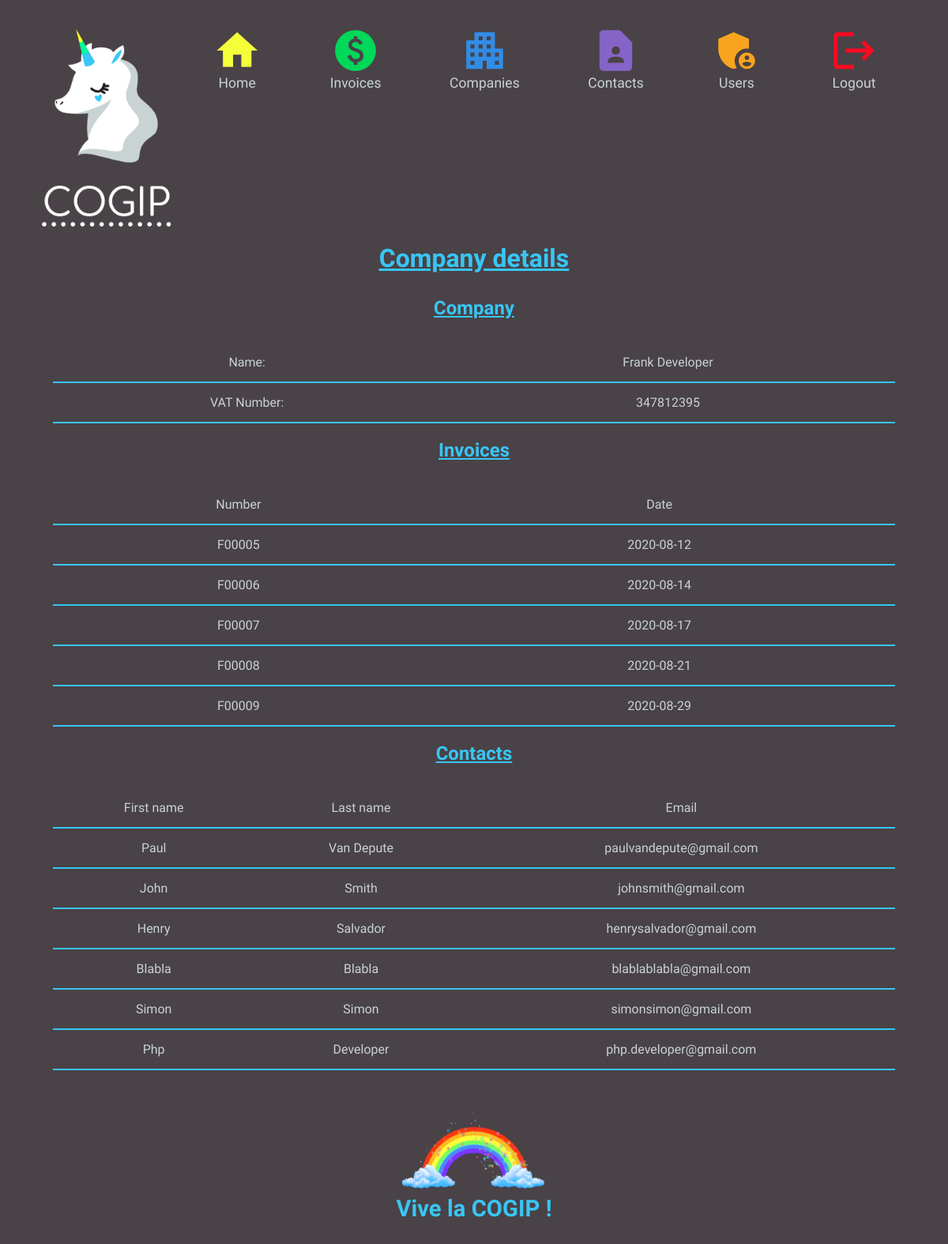
/companyDetail/2, run on the app's committed database.
### tables this page shows
CREATE TABLE IF NOT EXISTS `company` (
                                           `id` int(11) UNSIGNED NOT NULL,
                                           `name` varchar(45) NOT NULL,
                                           `country` varchar(45) NOT NULL,
                                           `vat` varchar(45) NOT NULL,
                                           `type_id` int(11) NOT NULL
);

CREATE TABLE IF NOT EXISTS `invoice` (
                                          `id` int(11) UNSIGNED NOT NULL,
                                          `number` varchar(11) NOT NULL,
                                          `date` date NOT NULL,
                                          `company_id` int(11) NOT NULL,
                                          `person_id` int(11) NOT NULL
);

CREATE TABLE IF NOT EXISTS `person` (
                                         `id` int(11) UNSIGNED NOT NULL,
                                         `firstname` varchar(45) NOT NULL,
                                         `lastname` varchar(45) NOT NULL,
                                         `email` varchar(45) NOT NULL,
                                         `company_id` int(11) NOT NULL
);

### controllers/controller.php (called while the page is built, shortened)
<?php
	class Controller
	{
		public function companyDetailPage($id)
		{
			$companyDetailModel = new CompanyDetailModel();
			$companyDetailView = $companyDetailModel->getCompanyDetail($id);
			$companyInvoicesView = $companyDetailModel->getCompanyInvoices($id);
			$companyContactsView = $companyDetailModel->getCompanyContacts($id);
			include_once "views/companyDetailView.php";
		}
	}

### src/Router/Route.php (called while the page is built, shortened)
<?php
	class Route
	{
		private $path;
		private $callable;
		private $matches = [];
		public function __construct($path, $callable) {
			$this->path = trim($path, '/');
			$this->callable = $callable;
		}
		public function match($url){
			$url = trim($url, '/');
			$path = preg_replace_callback('#:([\w]+)#', [$this, 'paramMatch'], $this->path);
			$regex = "#^$path$#i";
			if(!preg_match($regex, $url, $matches)) {
				return false;
			}
			array_shift($matches);
			$this->matches = $matches;
			return true;
		}
		public function call() {
			if(is_string($this->callable)) {
				$params = explode('#', $this->callable);
				$controller = new $controller();
				return call_user_func_array([$controller, $params[1]], $this->matches);
			} else {
				return call_user_func_array($this->callable, $this->matches);
			}
		}
	}

### src/Router/Router.php (called while the page is built, shortened)
<?php
	require_once 'Route.php';
	class Router
	{
		private $url;
		private $routes = [];
		public function __construct($url) {
			$this->url = $url;
		}
		private function add($path, $callable, $name, $method) {
			$route = new Route($path, $callable);
			$this->routes[$method][] = $route;
			return $route;
		}
		public function run() {
			foreach ($this->routes[$_SERVER['REQUEST_METHOD']] as $route) {
				if($route->match($this->url)) {
					return $route->call();
				}
			}
			throw new RouterException('No matching routes');
		}
	}

### index.php (called while the page is built)
<?php
	require_once 'src/Router/Router.php';
	require_once "controllers/controller.php";
	$router = new Router($_GET['url']);
	$router->get('/', "Controller#dashboard");
	$router->get('/dashboard', "Controller#dashboard");
	$router->get('/logout', "Controller#logout");
	$router->get('/create-person', "Controller#addNewPerson");
	$router->post('/create-person', "Controller#addNewPerson");
	$router->get('/create-invoice', "Controller#addNewInvoice");
	$router->post('/create-invoice', "Controller#addNewInvoice");
	$router->get('/create-company', "Controller#addNewCompany");
	$router->post('/create-company', "Controller#addNewCompany");
	$router->get('/edit_company/:id', "Controller#editCompany")->with('id', '[0-9]+');
	$router->post('/edit_company/:id', "Controller#editCompany")->with('id', '[0-9]+');
	$router->get('/delete_company/:id', "Controller#deleteCompany")->with('id', '[0-9]+');
	$router->post('/delete_company/:id', "Controller#deleteCompany")->with('id', '[0-9]+');
	$router->get('/edit_contact/:id', "Controller#editContact")->with('id', '[0-9]+');
	$router->post('/edit_contact/:id', "Controller#editContact")->with('id', '[0-9]+');
	$router->get('/delete_contact/:id', "Controller#deleteContact")->with('id', '[0-9]+');
	$router->post('/delete_contact/:id', "Controller#deleteContact")->with('id', '[0-9]+');
	$router->get('/companies', "Controller#companyPage");
	$router->get('/companyDetail/:id', "Controller#companyDetailPage")->with('id', '[0-9]+');
	$router->get('/clients', "Controller#clientsPage");
	$router->get('/clientsDetail/:id', "Controller#clientsDetailPage")->with('id', '[0-9]+');
	$router->get('/providers', "Controller#providersPage");
	$router->get('/providersDetail/:id', "Controller#providersDetailPage")->with('id', '[0-9]+');
	$router->get('/people', "Controller#peoplePage");
	$router->get('/peopleDetail/:id', "Controller#peopleDetailPage")->with('id', '[0-9]+');
    $router->get('/login', function() { $controller = new Controller(); $controller->login(); });
    $router->post('/login', function() { include_once "models/Auth/login.php"; });
    $router->get('/users', function() { $controller = new Controller(); $controller->users(); });
    $router->get('/newUser', function() { $controller = new Controller(); $controller->newUser(); });
    $router->post('/newUser', function() { $controller = new Controller(); $controller->newUser(); });
    $router->get('/confirmDelete', function() { $controller = new Controller(); $controller->confirmDeleteUser(); });
    $router->get('/deleteUser', function() { $controller = new Controller(); $controller->deleteUser(); });
    $router->get('/updateUser', function() { $controller = new Controller(); $controller->updateUser(); });
    $router->post('/updateUser', function() { $controller = new Controller(); $controller->updateUser(); });
    $router->get('/invoice', function() { $controller = new Controller(); $controller->invoicesList(); });
    $router->get('/editInvoice', function() { $controller = new Controller(); $controller->editInvoice(); });
    $router->post('/editInvoice', function() { $controller = new Controller(); $controller->editInvoice(); });
    $router->get('/confirmDeleteInvoice', function() { $controller = new Controller(); $controller->confirmDeleteInvoice(); });
    $router->get('/deleteInvoice', function() { $controller = new Controller(); $controller->deleteInvoice(); });
	try {
		$router->run();
	} catch (RouterException $e) {
	    echo $e->getMessage();
	}

### src/Config/Database.php (called while the page is built)
<?php
	class Database
	{
		private $host = 'localhost';
		private $dbname = 'accounting_cogip';
		private $login = 'root';
		private $password = 'root';
		function connect() {
			try {
				$dsn = "mysql:host={$this->host};dbname={$this->dbname};charset=utf8";
				$login = $this->login;
				$password = $this->password;
				$db = new PDO($dsn, $login, $password);
				$db->setAttribute(PDO::ATTR_ERRMODE, PDO::ERRMODE_EXCEPTION);
			}
			catch(Exception $e) {
				die("Error : " . $e->getMessage());
			}
			finally {
				return ($db);
			}
		}
	}

### models/CompanyDetailModel.php (called while the page is built, shortened)
<?php
include_once "src/Config/Database.php";
	class CompanyDetailModel
	{
		protected $pdo;
        protected $companyDetail;
		public function __construct() {
			$this->db = new Database();
			$this->pdo = $this->db->connect();
		}
        private function selectCompany($id){
            $sql = "SELECT * FROM company WHERE id = ?";
            $stmt = $this->pdo->prepare($sql);
			$stmt->execute([$id]);
			$companyDetail = $stmt->fetchAll();
            $this->companyDetail = $companyDetail;
        }
		public function getCompanyDetail($id){
            $this->selectCompany($id);
            return $this->companyDetail;
		}
        private function selectCompanyInvoices($id){
            $sql2 = "SELECT * FROM invoice WHERE company_id = ? ";
            $stmt2 = $this->pdo->prepare($sql2);
            $stmt2->execute([$id]);
            $companyInvoicesView = $stmt2->fetchAll();
            $this->companyInvoicesView = $companyInvoicesView;
        }
		public function getCompanyInvoices($id){
            $this->selectCompanyInvoices($id);
            return $this->companyInvoicesView;
		}
        private function selectCompanyContacts($id){
            $sql3 = "SELECT * FROM person WHERE company_id = ? ";
            $stmt3 = $this->pdo->prepare($sql3);
            $stmt3->execute([$id]);
            $companyContactsView = $stmt3->fetchAll();
            $this->companyContactsView = $companyContactsView;
        }
		public function getCompanyContacts($id){
            $this->selectCompanyContacts($id);
            return $this->companyContactsView;
		}
	}

### views/companyDetailView.php (the view)
<?php require 'views/parts/header.php'; ?>
<h1> Company details </h1>
<h2> Company </h2>
<table>
    <?php
        echo "<tr><td>Name: </td><td>" .$companyDetailView[0]["name"] ."</td></tr>"
            ."<tr><td>VAT Number: </td><td>" .$companyDetailView[0]["vat"] ."</td></tr>";
    ?>
</table>
<h2> Invoices </h2>
<table>
    <?php
        echo "<tr><td>Number</td><td>Date</td></tr>";
        for ($i=0;$i<sizeof($companyInvoicesView);$i++) {
                echo "<tr><td>" .$companyInvoicesView[$i]["number"] ."</td>"
                    ."<td>" .$companyInvoicesView[$i]["date"] ."</td></tr>";
            }
    ?>
</table>
<h2> Contacts </h2>
<table>
    <?php
        echo "<tr><td>First name</td><td>Last name</td><td>Email</td></tr>";
        for ($i=0; $i<sizeof($companyContactsView); $i++) {
                echo "<tr><td>" .$companyContactsView[$i]["firstname"] ."</td>"
                    ."<td>" .$companyContactsView[$i]["lastname"] ."</td>"
                    ."<td>".$companyContactsView[$i]['email']."</td></tr>";
            }
    ?>
</table>
<?php require 'views/parts/footer.php'; ?>

### assets/css/style.css (style rules this page uses)
h1,h2 { color: #38c6f4 ; font-family: 'Dosis', sans-serif; text-decoration-line: underline; text-align: center; text-decoration: underline; margin-bottom: 30px; margin-top: 20px; }
html, body { padding-bottom: 1rem; font-family: 'Dosis', sans-serif !important; background-color: #494247 !important; }
table { border-collapse: collapse; border-spacing: 0; text-align: center; margin: auto; width: 90%; }
table, td, th { color:#c9d3d3 ; }
td,th { padding: 15px; border-bottom: 2px solid #38c6f4; text-align: center; color: #c9d3d3 ; }

### data on the page
company: name "Frank Developer", vat "347812395"
invoice: number "F00005", date "2020-08-12"
invoice: number "F00006", date "2020-08-14"
invoice: number "F00007", date "2020-08-17"
invoice: number "F00008", date "2020-08-21"
invoice: number "F00009", date "2020-08-29"
person: firstname "Paul", lastname "Van Depute", email "paulvandepute@gmail.com"
person: firstname "John", lastname "Smith", email "johnsmith@gmail.com"
person: firstname "Henry", lastname "Salvador", email "henrysalvador@gmail.com"
person: firstname "Blabla", lastname "Blabla", email "blablablabla@gmail.com"
person: firstname "Simon", lastname "Simon", email "simonsimon@gmail.com"
person: firstname "Php", lastname "Developer", email "php.developer@gmail.com"
